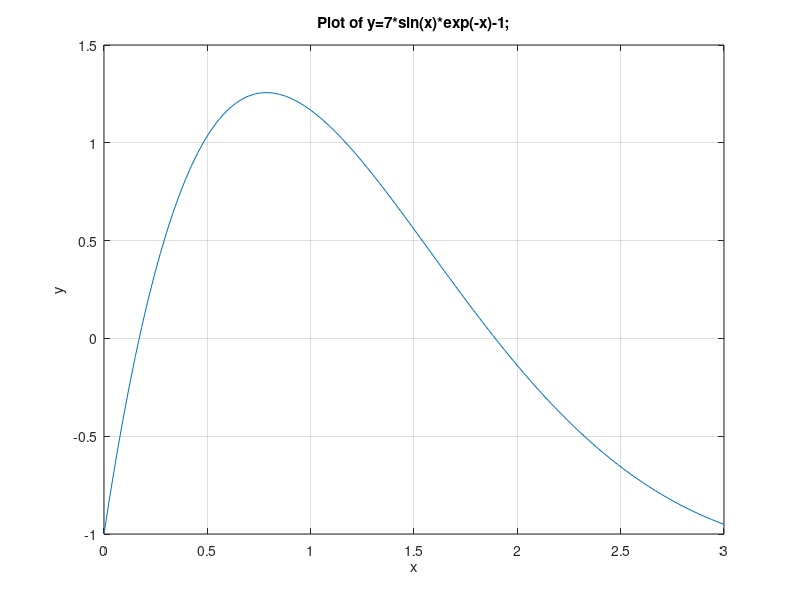

MATLAB code for this plot: (Note: this script raises an error after producing the figure.)
% Find the two positive roots of f(x)=7*sin(x)*exp(-x)-1


% Graphically
x = linspace(0,3);
y = 7*sin(x).*exp(-x)-1;
plot(x,y)
title('Plot of y=7*sin(x)*exp(-x)-1;')
xlabel('x')
ylabel('y')
grid


% Using the Newton-Raphson method
syms x
fm = 7*sin(x)*exp(-x)-1;
dfm = diff(fm); %This gives me 7*exp(-x)*cos(x) - 7*exp(-x)*sin(x) as the derivative of the function

% The function is 7*sin(x)*exp(-x)-1
% The derivative of this function is 7*exp(-x)*cos(x) - 7*exp(-x)*sin(x)
% The initial guess I will use to find the first positive root is 0.1
% The initial guess I will use to find the second positive root is 1.8

fprintf('\nNewton-Raphson method for root#1\n\n');
[root1Newton,ea1,iterNewton1] = newtraph(@(x) 7*sin(x)*exp(-x)-1,@(x) 7*exp(-x)*cos(x) - 7*exp(-x)*sin(x),0.1);

fprintf('\nNewton-Raphson method for root#2\n\n');
[root2Newton,ea2,iterNewton2] = newtraph(@(x) 7*sin(x)*exp(-x)-1,@(x) 7*exp(-x)*cos(x) - 7*exp(-x)*sin(x),1.8);

% Using the secant method
% The inital two guesses for the first root is 0.3 and 0.4
% The inital two guesses for the second root is 2 and 2.1

fprintf('\nSecant method for root#1\n\n');
[root1Secant]=secant(@(x) 7*sin(x)*exp(-x)-1,0.3,0.4,10^-6,1);


fprintf('\nSecant method for root#2\n\n');
[root2Secant]=secant(@(x) 7*sin(x)*exp(-x)-1,2,2.1,10^-6,1);